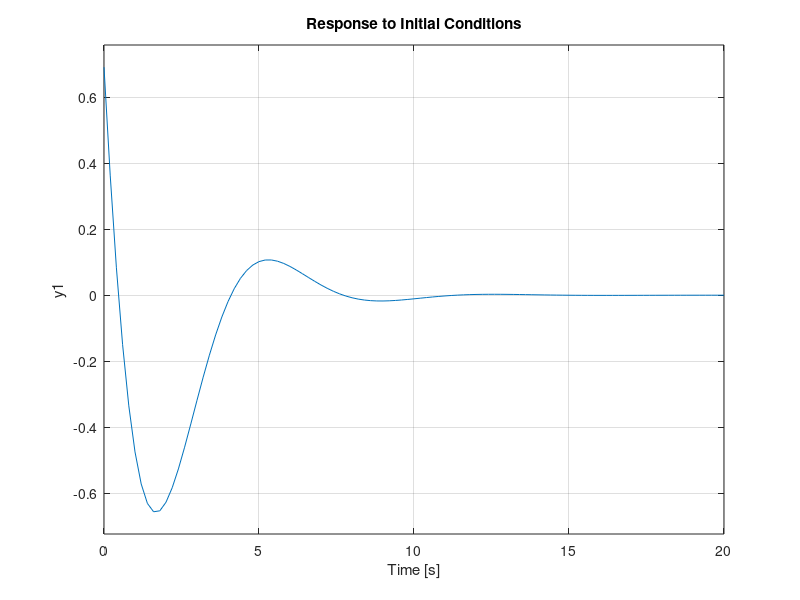

Here is the MATLAB script that generated this plot:
% syms t
% 
% f(t) =  3*exp(-2*t)*sin(4*t);
% ezplot(f,[0,4]), axis tight
% df = diff(f,t);
% hold on, ezplot(df,[0,4]), axis tight
% df=simplify(df);
% pretty(df);
% F = laplace(f);
% syms s
% dfi = ilaplace(s*F);

num = [3,5,10,40];
den = [1,16,69,94,40];
G= tf(num,den);
% 
% Gzpk = zpk(G);
% 
% G1 = tf([1],[1,3])
% G2 = tf([2],[1,3])
% G3 = G1*G2
% G4 = G1+G2

[r,p,k] = residue(num,den);
[p,z] = pzmap(G);

step(G);

impulse(G);

t=[0:0.01:1];
step(G,t)

[y,t] = step(G);
plot(t,y);

t = [0:0.01:10];
u = 0*t;
u(1:100) = 1;
u(101:200) = -1;
plot(t,u)
lsim(G,u,t)

Gss = ss(G);
Gtf = tf(Gss);

A = [0,1;-1,-1];
B = [0;1];
C = [1,0];
D = 0;


SYS = ss(A,B,C,D)

SYStf = tf(SYS)

x0=[randn(1,1);randn(1,1)]

initial(SYS,x0)

